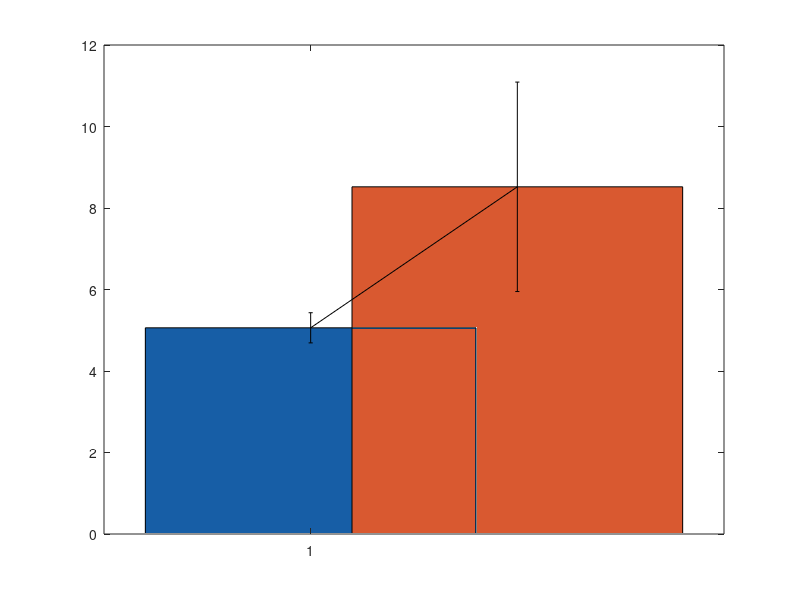

Recreate this plot in MATLAB. (Note: this script raises an error after producing the figure.)
%% BAR+SD-TEST A RMStht
% Data
labels = {'LQR', 'PID'};
means = [5.06,	8.52]; %RMStht avarages
sds = [0.37	2.57]; % Standard deviations

% Bar Graphs, colors and Error Bars
figure;
bar(1, means(1), 'FaceColor',[0.09 0.37 0.65]); %LQR blue
hold on;
bar(2, means(2), 'FaceColor',[0.85 0.35 0.19]);%PID orange
hold on; 
errorbar(1:2, means, sds, sds, 'k', 'LineStyle', 'none', 'LineWidth', 1.2);%1;2-x locations, k-color code
% axes and labels
set(gca, 'XTick', 1:2, 'XTickLabel', labels); %gca=get current axis
ylabel('RMS{\theta} (deg)');
title('Test A: Comparison with RMS{\theta}');
grid on;
